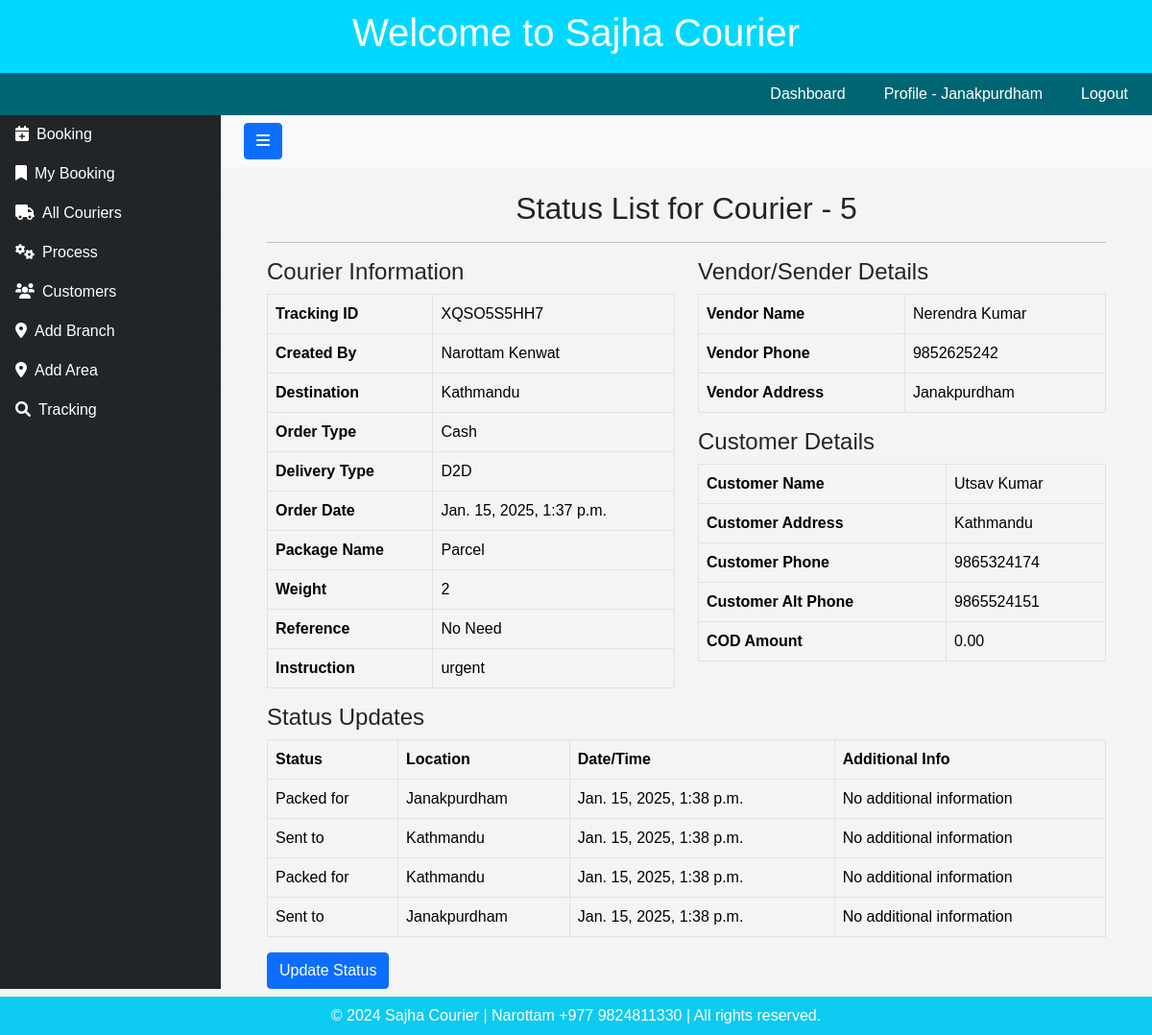
The page /courier/5/status/ (signed in) on the database its author committed.
### userapp/models.py (models this page shows, shortened)
class CourierUser(AbstractBaseUser, PermissionsMixin):
    email = models.EmailField(unique=True)
    username = models.CharField(max_length=150, unique=True)
    full_name = models.CharField(max_length=255)
    phone_number = models.CharField(max_length=20)
    working_area = models.CharField(max_length=100)
    branch_name = models.ForeignKey(Branch, on_delete=models.CASCADE, null=True)
    is_active = models.BooleanField(default=True)
    is_staff = models.BooleanField(default=False)  # Required for admin
    date_joined = models.DateTimeField(auto_now_add=True)
    objects = CourierUserManager()
    USERNAME_FIELD = 'email'
    REQUIRED_FIELDS = ['username', 'full_name']

### courierapp/models.py (models this page shows, shortened)
class Branch(models.Model):
    name = models.CharField(max_length=255)
    def __str__(self):
        return self.name

class Courier(models.Model):
    created_by = models.ForeignKey('userapp.CourierUser', on_delete=models.CASCADE)
    tracking_id = models.CharField(max_length=50, unique=True, blank=True)
    destination = models.ForeignKey('courierapp.Branch', on_delete=models.CASCADE)
    order_type = models.CharField(max_length=50)
    delivery_type = models.CharField(max_length=50)
    order_date = models.DateTimeField(auto_now=True)
    package_name = models.CharField(max_length=100)
    weight = models.CharField(max_length=50)
    total_amount = models.DecimalField(max_digits=10, decimal_places=2, blank=True, null=True)
    reference = models.CharField(max_length=50, blank=True, null=True)
    instruction = models.CharField(max_length=100, blank=True, null=True)
    vendor_name = models.ForeignKey('Customer', on_delete=models.CASCADE)
    customer_name = models.CharField(max_length=200)
    customer_address = models.TextField()
    customer_phone = models.CharField(max_length=15)
    customer_alt_phone = models.CharField(max_length=15, blank=True, null=True)
    cod_amount = models.DecimalField(max_digits=10, decimal_places=2, blank=True, null=True)

class Customer(models.Model):
    vendor_name = models.CharField(max_length=200)
    vendor_address = models.TextField()
    vendor_phone = models.CharField(max_length=15)
    vendor_alt_phone = models.CharField(max_length=15, blank=True, null=True)
    created_by = models.ForeignKey('userapp.CourierUser', on_delete=models.CASCADE)
    def __str__(self):
        return self.vendor_name

class CourierStatus(models.Model):
    courier = models.ForeignKey('Courier', related_name='statuses', on_delete=models.CASCADE)
    updated_by = models.ForeignKey('userapp.CourierUser', on_delete=models.CASCADE)
    location_branch = models.ForeignKey('courierapp.Branch', on_delete=models.CASCADE)
    STATUS_CHOICES = [
        ('Booked by', 'Booked by'),
        ('Cancel', 'Cancel'),
        ('Packed for', 'Packed for'),
        ('Received by', 'Received by'),
        ('Sent to', 'Sent to'),
        ('In destination', 'In destination'),
        ('Out for delivery', 'Out for delivery'),
        ('Delivered', 'Delivered'),
    ]
    status = models.CharField(max_length=50, choices=STATUS_CHOICES)
    timestamp = models.DateTimeField(default=timezone.now)  # Time when status was updated
    additional_info = models.TextField(blank=True, null=True)  # Optional extra info for each status update
    class Meta:
        ordering = ['timestamp']  # Ensuring statuses are listed in chronological order for each courier

### courierapp/views.py (the view)
# urls.py: path('courier/<int:courier_id>/status/', views.courier_status, name='courier_status'),
@login_required(login_url='login')
def courier_status(request, courier_id):
    courier = get_object_or_404(Courier, id=courier_id)
    statuses = CourierStatus.objects.filter(courier=courier).order_by('timestamp')
    context = {'courier': courier, 'statuses': statuses}
    return render(request, 'couriers/courier_status_list.html', context)

### courierapp/templates/couriers/courier_status_list.html
{% extends 'couriers/base.html' %}
{% block content %}
<div class="container mt-4">
    <h2 class="text-center">Status List for Courier - {{ courier.id }}</h2>
    <hr>
    <div class="row">
        <div class="col-md-6">
            <h4>Courier Information</h4>
            <table class="table table-bordered">
                <tbody>
                    <tr>
                        <th>Tracking ID</th>
                        <td>{{ courier.tracking_id }}</td>
                    </tr>
                    <tr>
                        <th>Created By</th>
                        <td>{{ courier.created_by.full_name }}</td>
                    </tr>
                    <tr>
                        <th>Destination</th>
                        <td>{{ courier.destination }}</td>
                    </tr>
                    <tr>
                        <th>Order Type</th>
                        <td>{{ courier.order_type }}</td>
                    </tr>
                    <tr>
                        <th>Delivery Type</th>
                        <td>{{ courier.delivery_type }}</td>
                    </tr>
                    <tr>
                        <th>Order Date</th>
                        <td>{{ courier.order_date }}</td>
                    </tr>
                    <tr>
                        <th>Package Name</th>
                        <td>{{ courier.package_name }}</td>
                    </tr>
                    <tr>
                        <th>Weight</th>
                        <td>{{ courier.weight }}</td>
                    </tr>
                    <tr>
                        <th>Reference</th>
                        <td>{{ courier.reference }}</td>
                    </tr>
                    <tr>
                        <th>Instruction</th>
                        <td>{{ courier.instruction }}</td>
                    </tr>
                </tbody>
            </table>
        </div>
        <div class="col-md-6">
            <h4>Vendor/Sender Details</h4>
            <table class="table table-bordered">
                <tbody>
                    <tr>
                        <th>Vendor Name</th>
                        <td>{{ courier.vendor_name }}</td>
                    </tr>
                    <tr>
                        <th>Vendor Phone</th>
                        <td>{{ courier.vendor_name.vendor_phone }}</td>
                    </tr>
                    <tr>
                        <th>Vendor Address</th>
                        <td>{{ courier.vendor_name.vendor_address }}</td>
                    </tr>
                </tbody>
            </table>
            <h4>Customer Details</h4>
            <table class="table table-bordered">
                <tbody>
                    <tr>
                        <th>Customer Name</th>
                        <td>{{ courier.customer_name }}</td>
                    </tr>
                    <tr>
                        <th>Customer Address</th>
                        <td>{{ courier.customer_address }}</td>
                    </tr>
                    <tr>
                        <th>Customer Phone</th>
                        <td>{{ courier.customer_phone }}</td>
                    </tr>
                    <tr>
                        <th>Customer Alt Phone</th>
                        <td>{{ courier.customer_alt_phone }}</td>
                    </tr>
                    <tr>
                        <th>COD Amount</th>
                        <td>{{ courier.cod_amount }}</td>
                    </tr>
                </tbody>
            </table>
        </div>
    </div>
    <h4>Status Updates</h4>
    <div class="table-responsive">
        <table class="table table-bordered">
            <thead>
                <tr>
                    <th>Status</th>
                    <th>Location</th>
                    <th>Date/Time</th>
                    <th>Additional Info</th>
                </tr>
            </thead>
            <tbody>
                {% for status in statuses %}
                <tr>
                    <td>{{ status.status }}</td>
                    <td>{{ status.location_branch.name }}</td>
                    <td>{{ status.timestamp }}</td>
                    <td>
                        {% if status.additional_info %}
                        {{ status.additional_info }}
                        {% else %}
                        No additional information
                        {% endif %}
                    </td>
                </tr>
                {% empty %}
                <tr>
                    <td colspan="4">No status updates available.</td>
                </tr>
                {% endfor %}
            </tbody>
        </table>
    </div>
    <a class="btn btn-primary" href="{% url 'create_courier_status' courier_id=courier.id %}">Update Status</a>
</div>
{% endblock %}

### userapp/templates/users/header.html (shortened to what this page needs)
<!DOCTYPE html>
<html lang="en">
<head>
    <link rel="stylesheet" href="https://cdnjs.cloudflare.com/ajax/libs/font-awesome/6.0.0-beta3/css/all.min.css">
</head>
<body>
    <header>
        <h1>Welcome to Sajha Courier</h1>
    </header>
    <nav>
        {% if user.is_authenticated %}
        <a href="{% url 'dashboard' %}">Dashboard</a>
        <a href="{% url 'view_profile' %}">Profile - {{ user.branch_name }} </a>
        <a href="{% url 'logout' %}">Logout</a>
        {% endif %}
    </nav>
</body>
</html>

### userapp/templates/users/header.html (style rules this page uses)
body { font-family: Arial, sans-serif; margin: 0; padding: 0; background-color: #f4f4f4; }
header { background-color: rgb(0, 217, 255); color: #fff; padding: 10px; text-align: center; }
nav { background-color: rgb(0, 101, 114); display: flex; justify-content: right; padding: 5px; }
nav a { color: #fff; padding: 5px 20px; text-decoration: none; text-align: center; transition: background-color 0.3s; }

### rows shown on the page
CourierUser: branch_name "Janakpurdham"
Courier: id "5", tracking_id "XQSO5S5HH7", created_by.full_name "Narottam Kenwat", destination "Kathmandu", order_type "Cash", delivery_type "D2D", order_date "Jan. 15, 2025, 1:37 p.m.", package_name "Parcel", weight "2", reference "No Need", instruction "urgent", vendor_name "Nerendra Kumar", vendor_name.vendor_phone "9852625242", vendor_name.vendor_address "Janakpurdham", customer_name "Utsav Kumar", customer_address "Kathmandu", customer_phone "9865324174", customer_alt_phone "9865524151", cod_amount "0.00"
CourierStatus: status "Packed for", location_branch.name "Janakpurdham", timestamp "Jan. 15, 2025, 1:38 p.m.", additional_info "No additional information"
CourierStatus: status "Sent to", location_branch.name "Kathmandu", timestamp "Jan. 15, 2025, 1:38 p.m.", additional_info "No additional information"
CourierStatus: status "Packed for", location_branch.name "Kathmandu", timestamp "Jan. 15, 2025, 1:38 p.m.", additional_info "No additional information"
CourierStatus: status "Sent to", location_branch.name "Janakpurdham", timestamp "Jan. 15, 2025, 1:38 p.m.", additional_info "No additional information"
